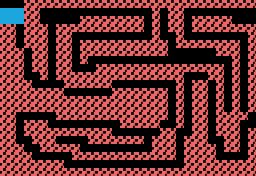

A 2D game scene composited from a Tiled map and its tileset images. What follows is a short description and the map's XML, with every tile layer's data as written:
An orthogonal 32x22 tile map with 8x8 px tiles, 1 tile layer (Capa de patrones 1).

<map version="1.2" tiledversion="2019.12.11" orientation="orthogonal" renderorder="right-down" compressionlevel="0" width="32" height="22" tilewidth="8" tileheight="8" infinite="0" nextlayerid="2" nextobjectid="1">
 <tileset firstgid="1" source="../tileset.tsx" />
 <layer id="1" name="Capa de patrones 1" width="32" height="22">
  <data encoding="csv">
0,0,0,2,2,2,2,2,2,2,2,2,2,2,2,2,2,2,2,2,2,2,2,2,2,2,2,2,2,2,2,2,
4,4,4,2,2,0,0,0,0,0,0,0,0,0,0,0,0,0,0,2,0,2,2,0,0,0,0,0,0,0,0,0,
4,4,4,2,2,0,0,0,0,0,2,2,2,2,2,2,2,2,0,2,0,2,2,0,2,2,2,2,2,0,0,0,
2,2,0,2,2,2,0,2,2,2,2,2,2,2,2,2,2,2,0,2,0,2,2,0,2,2,2,2,2,2,2,2,
2,2,0,2,2,2,0,2,2,0,0,0,0,0,0,0,0,0,0,2,0,0,2,0,0,0,0,0,0,0,0,2,
2,2,0,2,2,2,0,2,2,0,2,2,2,2,2,2,2,2,2,2,2,0,2,2,2,2,2,2,2,2,0,2,
2,2,2,0,2,2,0,2,2,0,2,2,2,2,2,2,2,2,2,2,2,0,0,0,0,0,0,2,2,2,0,2,
2,2,2,0,2,2,0,2,2,0,2,0,0,0,0,0,0,0,0,0,0,0,0,0,0,0,0,0,0,2,0,2,
2,2,2,0,2,2,0,2,2,0,0,0,2,2,2,2,2,2,2,2,2,2,2,2,2,2,2,2,0,2,0,2,
2,2,2,0,0,2,0,2,2,2,2,2,2,2,2,2,2,2,2,2,2,2,2,0,0,0,2,2,0,2,0,2,
2,2,2,2,0,0,0,0,2,2,2,2,2,2,0,0,0,0,0,0,0,0,2,0,2,2,0,2,0,2,0,2,
2,2,2,2,2,2,2,2,0,0,0,0,0,0,2,2,2,2,2,2,2,0,2,0,2,2,0,2,0,2,0,2,
2,2,2,2,2,2,2,2,2,2,2,2,2,2,2,2,2,2,2,2,2,0,2,0,2,2,0,2,0,2,0,2,
2,2,2,2,2,2,2,2,2,2,2,2,2,2,2,2,2,2,2,2,2,0,2,0,2,2,0,2,0,2,0,2,
2,2,0,0,0,0,0,2,2,2,2,2,2,2,2,2,2,2,2,2,2,0,2,0,2,2,0,2,2,2,2,0,
2,2,0,2,2,2,0,0,0,0,0,0,0,0,0,2,2,2,2,2,0,0,2,0,2,2,0,2,2,2,0,0,
2,2,0,2,2,2,2,2,2,2,2,2,2,2,0,0,0,0,0,0,2,2,0,0,2,2,0,2,2,2,0,2,
2,2,0,0,2,2,2,0,0,0,0,2,2,2,2,2,2,2,0,2,2,2,0,2,2,2,0,0,2,2,0,2,
2,2,2,0,0,2,2,2,2,2,0,0,0,0,0,0,0,0,0,2,2,2,0,2,2,2,2,0,2,2,0,2,
2,2,2,2,0,0,0,0,0,2,2,2,2,2,2,2,2,2,2,2,2,2,0,2,2,2,2,0,0,0,0,2,
2,2,2,2,2,2,2,2,0,0,0,0,0,0,0,0,0,0,0,0,0,0,0,2,2,2,2,2,2,2,2,2,
2,2,2,2,2,2,2,2,2,2,2,2,2,2,2,2,2,2,2,2,2,2,2,2,2,2,2,2,2,2,2,2
</data>
 </layer>
</map>
